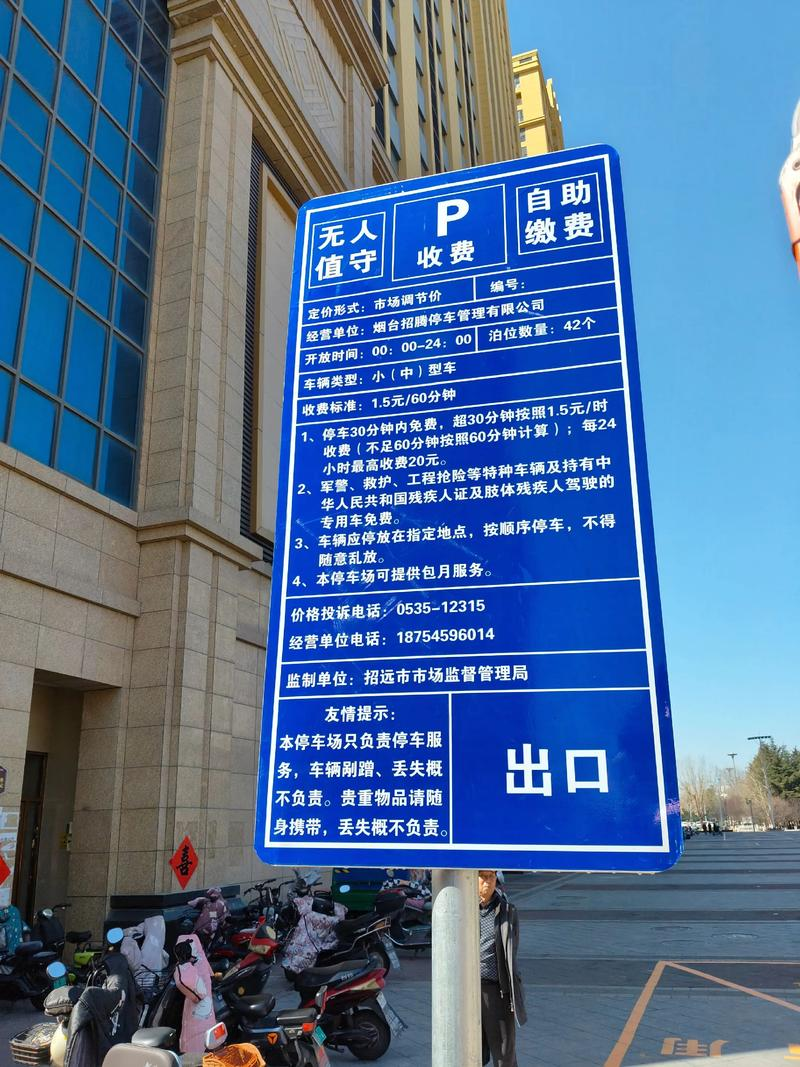
#> input picture test_data/ocr_samples/停车场.jpeg, 800 x 1067 px
$ python -i scene_complexity.py   (imports and definitions only)
#> lines starting #> are read from the running program, lines starting #| are printed output that depends on the picture; after the words box and inside, x2 and y2 are one past the last pixel; in counts of white or black regions, pixels touching at a corner belong together
"""
Scene Complexity Estimator (v1.3.0)

环境复杂度评估模块（C 模块）

功能：
- 对每一帧图像评估其"复杂程度"，输出 0~1 的浮点数
  - 0 表示非常简单（空旷、静止）
  - 1 表示非常复杂（结构多、运动多）

评估依据：
- 边缘密度（结构复杂度）
- 帧间差异（动态复杂度）
- 灰度方差（整体纹理/对比度）

设计特点：
- 不依赖 YOLO 结果，只看画面本身（轻量级）
- 可在 YOLO 之前先判断是否需要提高处理频率
- 使用下采样和灰度处理，计算开销小
"""

from typing import Optional

import cv2
import numpy as np


class SceneComplexityEstimator:
    """
    环境复杂度评估模块（C 模块）

    功能：
    - 对每一帧图像评估其"复杂程度"，输出 0~1 的浮点数
      - 0 表示非常简单（空旷、静止）
      - 1 表示非常复杂（结构多、运动多）

    评估依据：
    - 边缘密度（结构复杂度）
    - 帧间差异（动态复杂度）
    - 灰度方差（整体纹理/对比度）
    """

    def __init__(
        self,
        resize_width: int = 80,
        resize_height: int = 60,
        canny_threshold1: int = 50,
        canny_threshold2: int = 150,
        weight_edges: float = 0.4,
        weight_motion: float = 0.4,
        weight_contrast: float = 0.2,
        smoothing_alpha: float = 0.5,
    ):
        """
        初始化环境复杂度评估器

        Args:
            resize_width: 下采样宽度（默认 80）
            resize_height: 下采样高度（默认 60）
            canny_threshold1: Canny 边缘检测低阈值（默认 50）
            canny_threshold2: Canny 边缘检测高阈值（默认 150）
            weight_edges: 边缘密度权重（默认 0.4）
            weight_motion: 运动复杂度权重（默认 0.4）
            weight_contrast: 对比度权重（默认 0.2）
            smoothing_alpha: 时间平滑系数（默认 0.5，越大越敏感）
        """
        self.resize_width = resize_width
        self.resize_height = resize_height
        self.canny_threshold1 = canny_threshold1
        self.canny_threshold2 = canny_threshold2

        # 各项权重
        self.weight_edges = weight_edges
        self.weight_motion = weight_motion
        self.weight_contrast = weight_contrast

        # 平滑系数
        self.smoothing_alpha = smoothing_alpha

        # 内部状态
        self._prev_gray_small: Optional[np.ndarray] = None
        self._last_complexity: float = 0.0

    # ------------------------------------------------------------------ #
    # 对外主接口
    # ------------------------------------------------------------------ #

    def evaluate(self, frame) -> float:
        """
        输入一帧 BGR 图像，返回复杂度分数 [0,1]

        Args:
            frame: 输入图像帧（BGR 格式，numpy array）

        Returns:
            float: 复杂度分数，范围 [0, 1]
                - ~0.1 → 很简单（空路、没什么变化）
                - ~0.5 → 中等（有些人/车/纹理）
                - ~0.8 → 很复杂（人车密集 / 大量运动）
        """
        # 1. 转灰度 + 下采样
        gray_small = self._preprocess(frame)

        # 2. 边缘密度
        edge_density = self._compute_edge_density(gray_small)

        # 3. 帧间差异（运动量）
        motion_score = self._compute_motion_score(gray_small)

        # 4. 对比度/纹理强度
        contrast_score = self._compute_contrast_score(gray_small)

        # 5. 线性加权得到原始复杂度
        raw = (
            self.weight_edges * edge_density
            + self.weight_motion * motion_score
            + self.weight_contrast * contrast_score
        )

        # 6. 限制到 [0,1]
        raw = self._clamp(raw, 0.0, 1.0)

        # 7. 时间平滑
        complexity = (
            self.smoothing_alpha * raw
            + (1.0 - self.smoothing_alpha) * self._last_complexity
        )

        complexity = self._clamp(complexity, 0.0, 1.0)

        # 更新内部状态
        self._last_complexity = complexity
        self._prev_gray_small = gray_small

        return float(complexity)

    # ------------------------------------------------------------------ #
    # 子步骤：预处理
    # ------------------------------------------------------------------ #

    def _preprocess(self, frame) -> np.ndarray:
        """
        转灰度 + resize 到较小尺寸

        Args:
            frame: 输入 BGR 图像

        Returns:
            np.ndarray: 下采样后的灰度图像
        """
        # 防御性检查
        if frame is None or frame.size == 0:
            raise ValueError("输入帧为空")

        # 如果已经是灰度图，直接使用
        if len(frame.shape) == 2:
            gray = frame
        elif len(frame.shape) == 3:
            gray = cv2.cvtColor(frame, cv2.COLOR_BGR2GRAY)
        else:
            raise ValueError(f"不支持的图像格式: shape={frame.shape}")

        small = cv2.resize(gray, (self.resize_width, self.resize_height))
        return small

    # ------------------------------------------------------------------ #
    # 子步骤：边缘密度
    # ------------------------------------------------------------------ #

    def _compute_edge_density(self, gray_small: np.ndarray) -> float:
        """
        计算边缘密度（结构复杂度）

        Args:
            gray_small: 下采样后的灰度图像

        Returns:
            float: 边缘密度分数 [0, 1]
        """
        edges = cv2.Canny(
            gray_small,
            self.canny_threshold1,
            self.canny_threshold2,
        )
        edge_pixels = np.count_nonzero(edges)
        total_pixels = edges.size

        if total_pixels == 0:
            return 0.0

        density = edge_pixels / float(total_pixels)

        # 一般密度不会超过 0.3 左右，这里简单乘一个系数再 clamp
        normalized = density * 2.0  # 放大一点，便于参与 0~1 组合
        return self._clamp(normalized, 0.0, 1.0)

    # ------------------------------------------------------------------ #
    # 子步骤：帧间差异（运动复杂度）
    # ------------------------------------------------------------------ #

    def _compute_motion_score(self, gray_small: np.ndarray) -> float:
        """
        计算帧间差异（动态复杂度）

        Args:
            gray_small: 当前帧下采样后的灰度图像

        Returns:
            float: 运动分数 [0, 1]，0 表示无变化，1 表示变化很大
        """
        if self._prev_gray_small is None:
            return 0.0

        # 计算绝对差
        diff = cv2.absdiff(gray_small, self._prev_gray_small)
        mean_diff = float(np.mean(diff))  # 0~255

        # 映射到 0~1
        score = mean_diff / 255.0
        return self._clamp(score, 0.0, 1.0)

    # ------------------------------------------------------------------ #
    # 子步骤：对比度 / 纹理强度
    # ------------------------------------------------------------------ #

    def _compute_contrast_score(self, gray_small: np.ndarray) -> float:
        """
        计算对比度/纹理强度

        Args:
            gray_small: 下采样后的灰度图像

        Returns:
            float: 对比度分数 [0, 1]
        """
        var = float(np.var(gray_small))  # 理论范围大约 0~(255^2)
        normalized = var / (255.0 * 255.0)
        return self._clamp(normalized, 0.0, 1.0)

    # ------------------------------------------------------------------ #
    # 工具函数
    # ------------------------------------------------------------------ #

    @staticmethod
    def _clamp(value: float, vmin: float, vmax: float) -> float:
        """
        将值限制在指定范围内

        Args:
            value: 输入值
            vmin: 最小值
            vmax: 最大值

        Returns:
            float: 限制后的值
        """
        return max(vmin, min(vmax, value))

>>> import cv2
>>> picture = cv2.imread('../../test_data/ocr_samples/停车场.jpeg')
#> picture is the input picture: shape (1067, 800, 3); mean B, G, R 149.8, 111.5, 80.8
>>> result = SceneComplexityEstimator().evaluate(picture)
#> in _preprocess, `gray = cv2.cvtColor(frame, cv2.COLOR_BGR2GRAY)`:
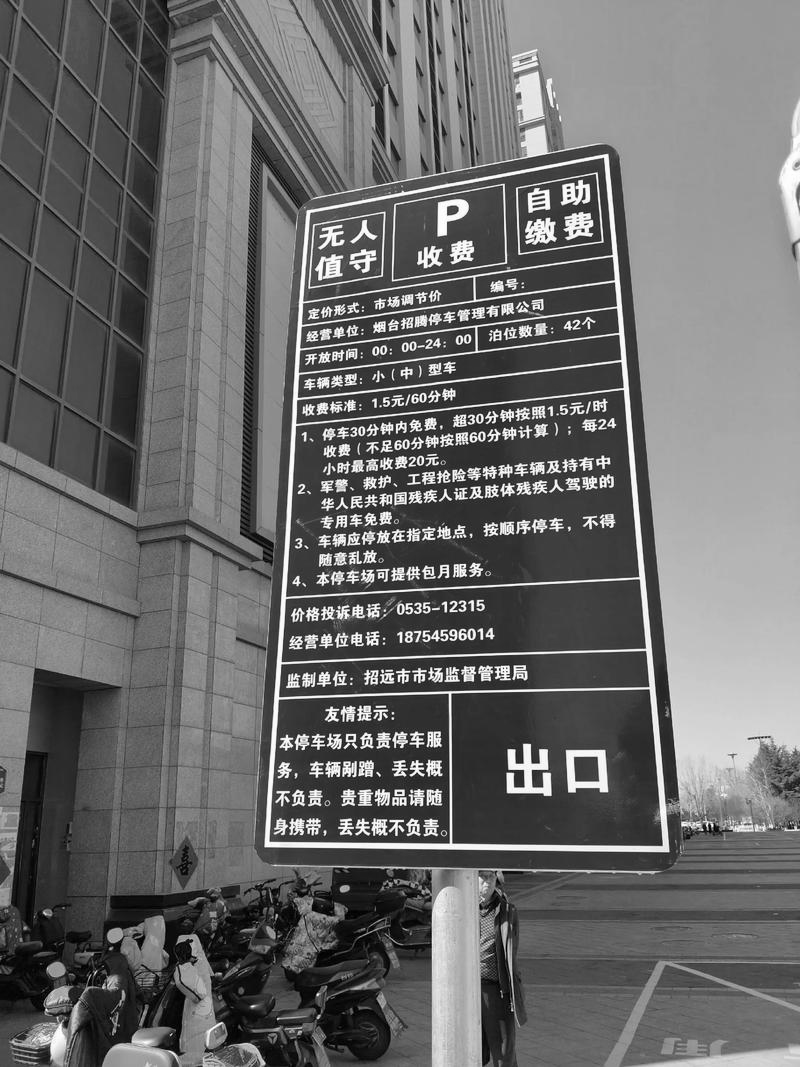
#> gray: shape (1067, 800); min 0, max 255, mean 106.7
#> in _preprocess, `small = cv2.resize(gray, (self.resize_width, self.resize_height))`:
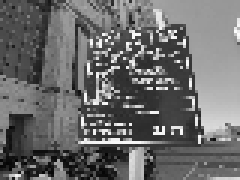
#> small: shape (60, 80) (shown 3 times larger); min 3, max 252, mean 107
#> in _compute_edge_density, `edges = cv2.Canny( gray_small, self.canny_threshold1, self.canny_thres..`:
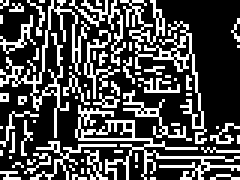
#> edges: shape (60, 80) (shown 3 times larger); 29.3% white in thin lines or dots
#> in _compute_edge_density, `edge_pixels = np.count_nonzero(edges)`: edge_pixels = 1407
#> in _compute_edge_density, `density = edge_pixels / float(total_pixels)`: density = 0.293
#> in _compute_edge_density, `normalized = density * 2.0`: normalized = 0.586
#> in evaluate, `motion_score = self._compute_motion_score(gray_small)`: motion_score = 0
#> in _compute_contrast_score, `var = float(np.var(gray_small))`: var = 3032.6
#> in _compute_contrast_score, `normalized = var / (255.0 * 255.0)`: normalized = 0.0466
#> in evaluate, `raw = ( self.weight_edges * edge_density + self.weight_motion * motion..`: raw = 0.244
#> in evaluate, `complexity = ( self.smoothing_alpha * raw + (1.0 - self.smoothing_alph..`: complexity = 0.122
#> result = 0.122

$ run again, on test_data/ocr_samples/医院指示牌.jpg
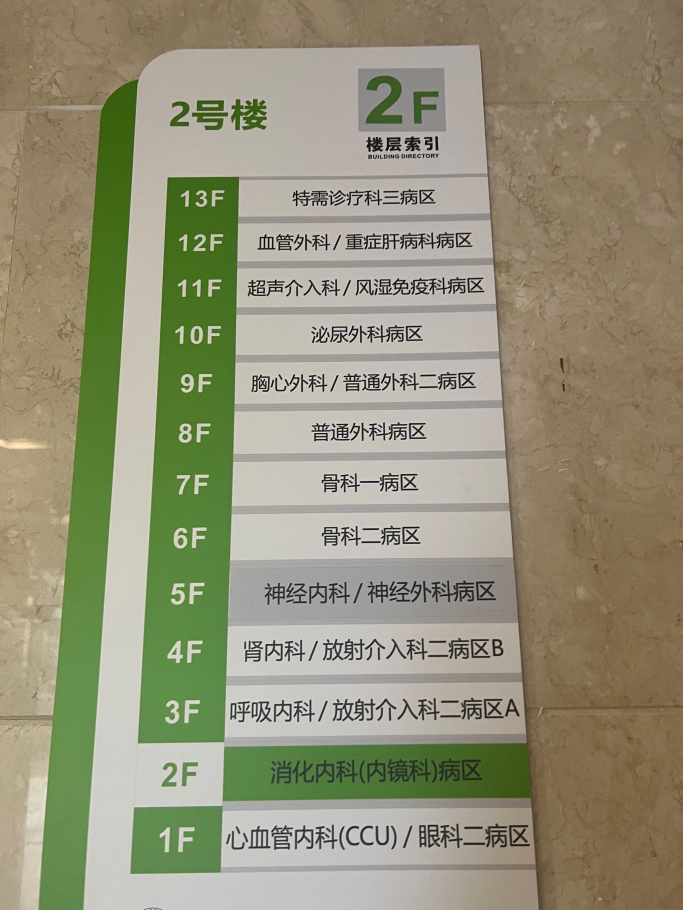
#> input picture test_data/ocr_samples/医院指示牌.jpg, 2048 x 2730 px (shown at 1/3 size)
#> picture is the input picture: shape (2730, 2048, 3); mean B, G, R 120.7, 145.9, 148.4
#> in _preprocess, `gray = cv2.cvtColor(frame, cv2.COLOR_BGR2GRAY)`:
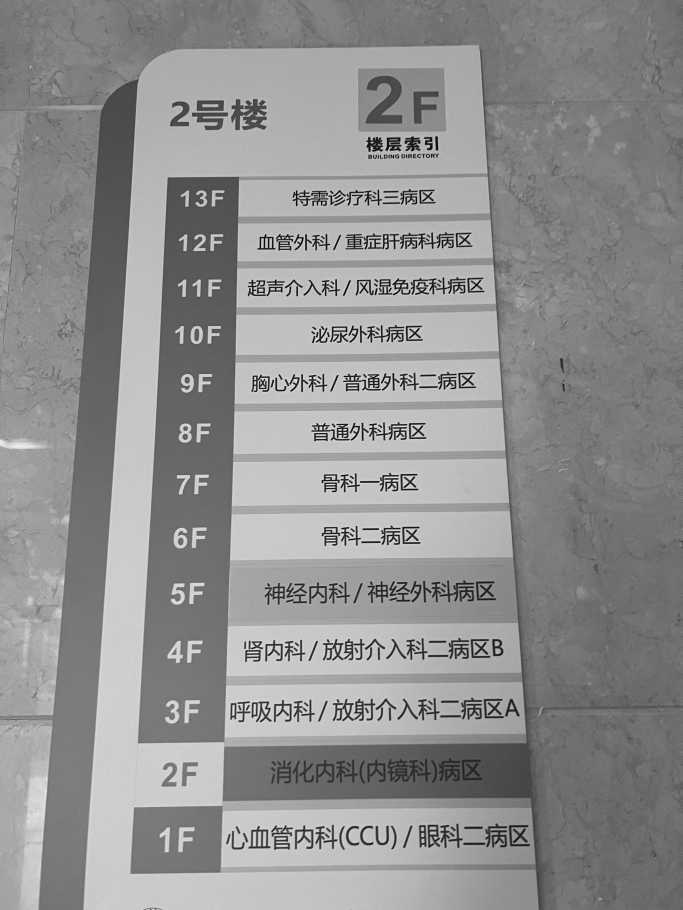
#> gray: shape (2730, 2048) (shown at 1/3 size); min 0, max 255, mean 143.8
#> in _compute_edge_density, `edges = cv2.Canny( gray_small, self.canny_threshold1, self.canny_thres..`:
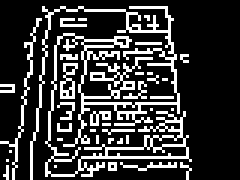
#> edges: shape (60, 80) (shown 3 times larger); 21.4% white in thin lines or dots, all inside (x1, y1, x2, y2) = (0, 2, 64, 60)
#> edge_pixels = 1028
#> density = 0.214
#> in _compute_edge_density, `normalized = density * 2.0`: normalized = 0.428
#> motion_score = 0
#> var = 1582.6
#> in _compute_contrast_score, `normalized = var / (255.0 * 255.0)`: normalized = 0.0243
#> raw = 0.176
#> complexity = 0.0881
